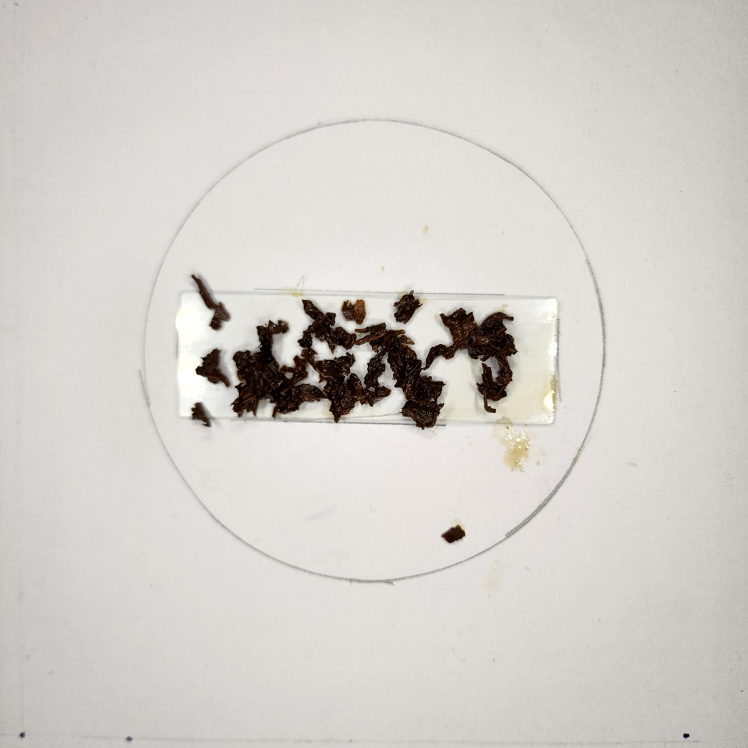
#> input picture dataset/test/High-Medium/BOP/INFUSION/20240118_152804.jpg, 2992 x 2992 px (shown at 1/4 size)
$ python -i segmentation.py   (imports and definitions only)
#> lines starting #> are read from the running program, lines starting #| are printed output that depends on the picture; after the words box and inside, x2 and y2 are one past the last pixel; in counts of white or black regions, pixels touching at a corner belong together
#> further down, picture is the input picture: shape (2992, 2992, 3); mean B, G, R 203.2, 208.2, 211.2
import cv2
import numpy as np
import os
import logging
from config import Config
import matplotlib.pyplot as plt


class ParticleSegmentation:
    """Advanced tea particle segmentation with multiple techniques."""

    def __init__(self):
        self.logger = logging.getLogger(__name__)

    def enhance_image(self, image):
        """
        Enhance image for better particle visibility without whitescale conversion.
        Maintains original color information while improving contrast.
        """
        try:
            # Apply bilateral filter to reduce noise while preserving edges
            enhanced = cv2.bilateralFilter(
                image,
                Config.BILATERAL_D,
                Config.BILATERAL_SIGMA_COLOR,
                Config.BILATERAL_SIGMA_SPACE
            )

            # Apply CLAHE (Contrast Limited Adaptive Histogram Equalization)
            clahe = cv2.createCLAHE(clipLimit=2.0, tileGridSize=(8, 8))
            enhanced = clahe.apply(enhanced)
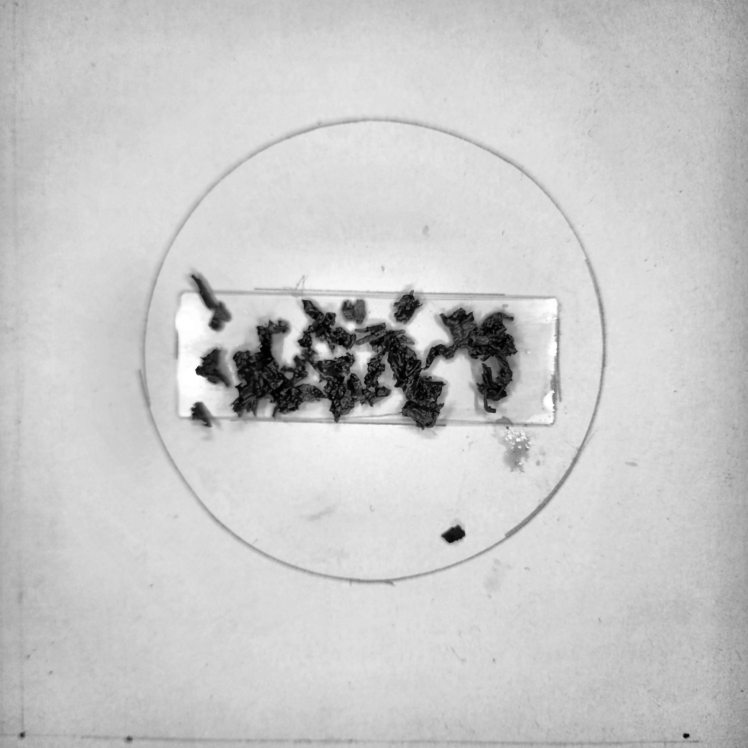
#> enhanced: shape (2992, 2992) (shown at 1/4 size); min 1, max 255, mean 200.6

            # Gamma correction for better contrast
            gamma_corrected = np.power(enhanced / 255.0, 1.0 / Config.GAMMA_CORRECTION)
            enhanced = np.uint8(gamma_corrected * 255)

            # Additional contrast stretching
            enhanced = cv2.convertScaleAbs(enhanced, alpha=Config.CONTRAST_ALPHA, beta=Config.CONTRAST_BETA)
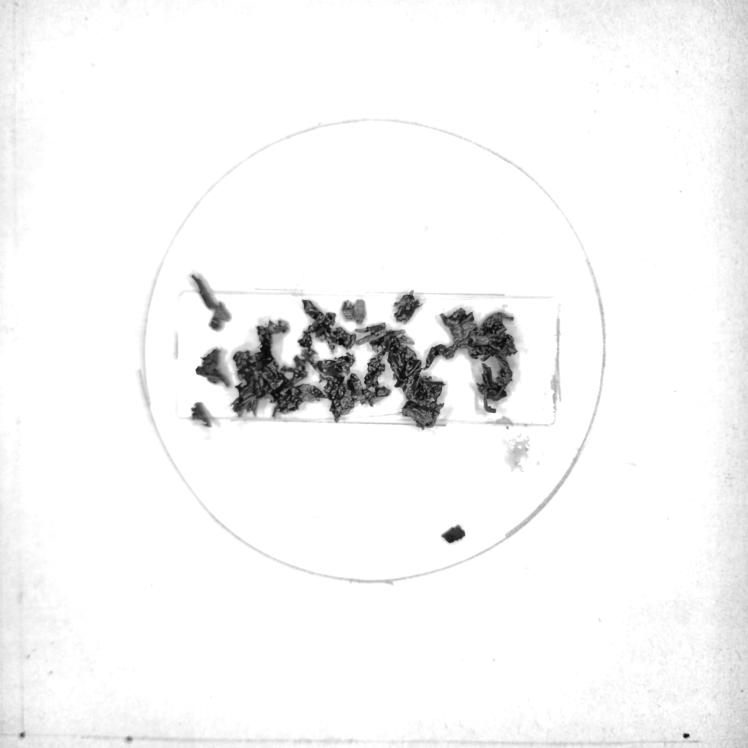
#> enhanced: shape (2992, 2992) (shown at 1/4 size); min 12, max 255, mean 245.3

            return enhanced

        except Exception as e:
            self.logger.error(f"Error enhancing image: {str(e)}")
            return image

    def remove_background_otsu(self, image):
        """
        Remove background using Otsu's thresholding method.
        """
        try:
            # Apply Gaussian blur to reduce noise
            blurred = cv2.GaussianBlur(image, Config.GAUSSIAN_KERNEL, 0)

            # Otsu's thresholding
            _, binary = cv2.threshold(blurred, 0, 255, cv2.THRESH_BINARY + cv2.THRESH_OTSU)
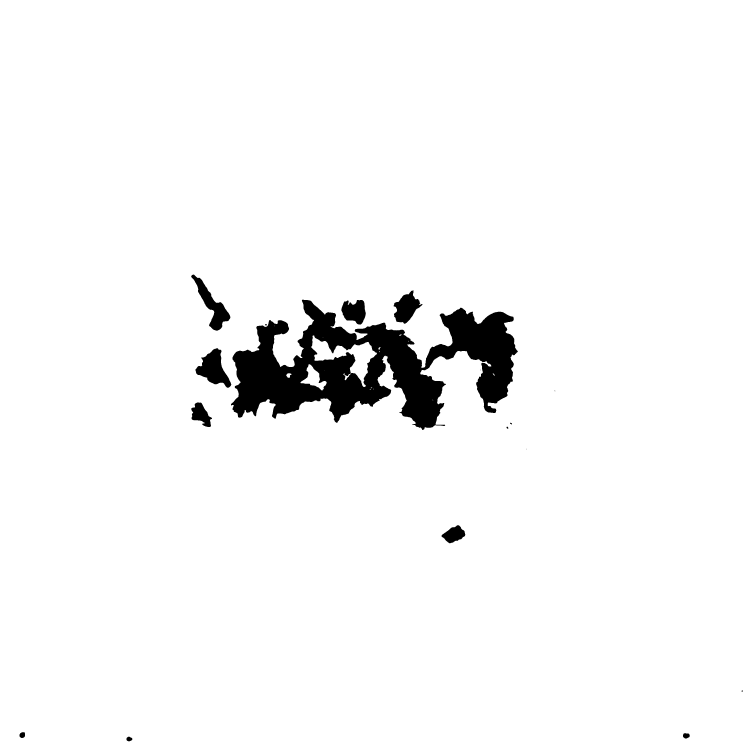
#> binary: shape (2992, 2992) (shown at 1/4 size); 96.4% white; 17 black regions (3 under 20 px), largest, box (x1, y1, x2, y2) and area: (924, 1199, 2071, 1720) 275466, (782, 1393, 925, 1551) 11440, (765, 1098, 922, 1323) 10512

            return binary

        except Exception as e:
            self.logger.error(f"Error in Otsu thresholding: {str(e)}")
            return image

    # [23 lines left out: function remove_background_adaptive, not called in this run]

    def morphological_operations(self, binary_image):
        """
        Apply morphological operations to refine particle boundaries.
        """
        try:
            # Define kernels for different operations
            kernel_small = np.ones(Config.MORPH_KERNEL_SIZE, np.uint8)
            kernel_large = np.ones((5, 5), np.uint8)

            # Remove noise with opening
            opened = cv2.morphologyEx(binary_image, cv2.MORPH_OPEN, kernel_small, iterations=1)
#> opened: shape (2992, 2992); 96.4% white; 17 black regions (3 under 20 px), largest, box (x1, y1, x2, y2) and area: (924, 1199, 2071, 1720) 275647, (782, 1393, 925, 1551) 11442, (765, 1098, 922, 1323) 10514

            # Fill gaps with closing
            closed = cv2.morphologyEx(opened, cv2.MORPH_CLOSE, kernel_large, iterations=2)
#> closed: shape (2992, 2992); 96.4% white; 10 black regions, largest, box (x1, y1, x2, y2) and area: (929, 1200, 2068, 1717) 274269, (783, 1395, 924, 1550) 11377, (767, 1100, 920, 1322) 10455

            # Remove small objects
            cleaned = cv2.morphologyEx(closed, cv2.MORPH_OPEN, kernel_large, iterations=1)

            return cleaned

        except Exception as e:
            self.logger.error(f"Error in morphological operations: {str(e)}")
            return binary_image

    def detect_particles(self, binary_image):
        """
        Detect individual particles using contour detection.
        """
        try:
            # Find contours
            contours, hierarchy = cv2.findContours(
                binary_image,
                cv2.RETR_EXTERNAL,
                cv2.CHAIN_APPROX_SIMPLE
            )
#> contours = [[[0, 0], [0, 2991], [2991, 2991], [2991, 0]]]

            # Filter contours by area
            valid_contours = []
            for contour in contours:
                area = cv2.contourArea(contour)
                if Config.MIN_CONTOUR_AREA <= area <= Config.MAX_CONTOUR_AREA:
                    valid_contours.append(contour)
#> this loop made 1 pass
#> (contour, area) on pass 1: ([[0, 0], [0, 2991], [2991, 2991], [2991, 0]], 8946081)
#> after the loop, valid_contours = []

            self.logger.info(f"Detected {len(valid_contours)} valid particles from {len(contours)} total contours")
            return valid_contours

        except Exception as e:
            self.logger.error(f"Error detecting particles: {str(e)}")
            return []

    def segment_image_fast(self, image):
        """
        Fast segmentation without visualization for efficiency.
        """
        try:
            # Convert to grayscale if needed
            if len(image.shape) == 3:
                gray = cv2.cvtColor(image, cv2.COLOR_BGR2GRAY)
            else:
                gray = image.copy()

            # Quick enhancement
            enhanced = self.enhance_image(gray)

            # Quick background removal
            binary = self.remove_background_otsu(enhanced)

            # Quick morphological operations
            refined = self.morphological_operations(binary)

            # Detect particles
            contours = self.detect_particles(refined)
#> contours = []

            return contours

        except Exception as e:
            self.logger.error(f"Error in fast segmentation: {str(e)}")
            return []

    # [388 lines left out: functions segment_image, visualize_segmentation_steps, plot_particle_analysis, save_individual_particles, save_segmentation_statistics, create_detailed_particle_visualization and 1 more, not called in this run]

>>> import cv2
>>> picture = cv2.imread('dataset/test/High-Medium/BOP/INFUSION/20240118_152804.jpg')
>>> result = ParticleSegmentation().segment_image_fast(picture)
#> result = []
